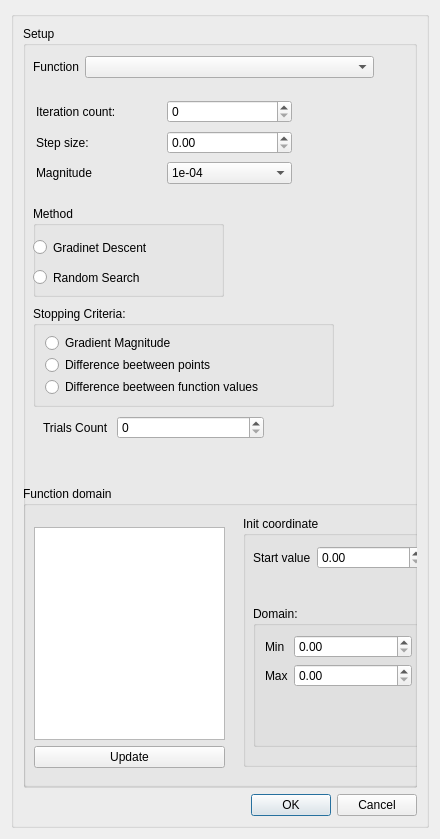
<?xml version="1.0" encoding="UTF-8"?>
<ui version="4.0">
 <class>DialogModel</class>
 <widget class="QDialog" name="DialogModel">
  <property name="enabled">
   <bool>true</bool>
  </property>
  <property name="geometry">
   <rect>
    <x>0</x>
    <y>0</y>
    <width>440</width>
    <height>839</height>
   </rect>
  </property>
  <property name="sizePolicy">
   <sizepolicy hsizetype="MinimumExpanding" vsizetype="Fixed">
    <horstretch>0</horstretch>
    <verstretch>0</verstretch>
   </sizepolicy>
  </property>
  <property name="minimumSize">
   <size>
    <width>400</width>
    <height>700</height>
   </size>
  </property>
  <property name="maximumSize">
   <size>
    <width>450</width>
    <height>850</height>
   </size>
  </property>
  <property name="windowTitle">
   <string>Setup</string>
  </property>
  <layout class="QHBoxLayout" name="horizontalLayout">
   <item>
    <widget class="QGroupBox" name="groupBox_6">
     <property name="sizePolicy">
      <sizepolicy hsizetype="Ignored" vsizetype="Ignored">
       <horstretch>0</horstretch>
       <verstretch>0</verstretch>
      </sizepolicy>
     </property>
     <property name="title">
      <string/>
     </property>
     <layout class="QVBoxLayout" name="verticalLayout_5">
      <item>
       <widget class="QGroupBox" name="groupBox_5">
        <property name="title">
         <string>Setup</string>
        </property>
        <widget class="QGroupBox" name="sc_groupbBox">
         <property name="enabled">
          <bool>true</bool>
         </property>
         <property name="geometry">
          <rect>
           <x>10</x>
           <y>280</y>
           <width>301</width>
           <height>101</height>
          </rect>
         </property>
         <property name="title">
          <string>Stopping Criteria:</string>
         </property>
         <property name="flat">
          <bool>false</bool>
         </property>
         <property name="checkable">
          <bool>false</bool>
         </property>
         <layout class="QVBoxLayout" name="verticalLayout">
          <item>
           <widget class="QRadioButton" name="rb_stop_1">
            <property name="enabled">
             <bool>true</bool>
            </property>
            <property name="text">
             <string>Gradient Magnitude</string>
            </property>
           </widget>
          </item>
          <item>
           <widget class="QRadioButton" name="rb_stop_2">
            <property name="enabled">
             <bool>true</bool>
            </property>
            <property name="text">
             <string>Difference beetween points</string>
            </property>
           </widget>
          </item>
          <item>
           <widget class="QRadioButton" name="rb_stop_3">
            <property name="text">
             <string>Difference beetween function values</string>
            </property>
           </widget>
          </item>
         </layout>
        </widget>
        <widget class="QWidget" name="formLayoutWidget">
         <property name="geometry">
          <rect>
           <x>10</x>
           <y>30</y>
           <width>341</width>
           <height>31</height>
          </rect>
         </property>
         <layout class="QFormLayout" name="formLayout">
          <item row="0" column="0">
           <widget class="QLabel" name="functionToOptimizeLabel">
            <property name="text">
             <string>Function</string>
            </property>
           </widget>
          </item>
          <item row="0" column="1">
           <widget class="QComboBox" name="comboBoxFunc"/>
          </item>
         </layout>
        </widget>
        <widget class="QWidget" name="layoutWidget">
         <property name="geometry">
          <rect>
           <x>13</x>
           <y>72</y>
           <width>256</width>
           <height>91</height>
          </rect>
         </property>
         <layout class="QGridLayout" name="gridLayout">
          <item row="0" column="0">
           <widget class="QLabel" name="label_5">
            <property name="palette">
             <palette>
              <active>
               <colorrole role="WindowText">
                <brush brushstyle="SolidPattern">
                 <color alpha="255">
                  <red>0</red>
                  <green>0</green>
                  <blue>0</blue>
                 </color>
                </brush>
               </colorrole>
               <colorrole role="Button">
                <brush brushstyle="SolidPattern">
                 <color alpha="255">
                  <red>238</red>
                  <green>238</green>
                  <blue>236</blue>
                 </color>
                </brush>
               </colorrole>
               <colorrole role="Light">
                <brush brushstyle="SolidPattern">
                 <color alpha="255">
                  <red>255</red>
                  <green>255</green>
                  <blue>255</blue>
                 </color>
                </brush>
               </colorrole>
               <colorrole role="Midlight">
                <brush brushstyle="SolidPattern">
                 <color alpha="255">
                  <red>246</red>
                  <green>246</green>
                  <blue>245</blue>
                 </color>
                </brush>
               </colorrole>
               <colorrole role="Dark">
                <brush brushstyle="SolidPattern">
                 <color alpha="255">
                  <red>119</red>
                  <green>119</green>
                  <blue>118</blue>
                 </color>
                </brush>
               </colorrole>
               <colorrole role="Mid">
                <brush brushstyle="SolidPattern">
                 <color alpha="255">
                  <red>159</red>
                  <green>159</green>
                  <blue>157</blue>
                 </color>
                </brush>
               </colorrole>
               <colorrole role="Text">
                <brush brushstyle="SolidPattern">
                 <color alpha="255">
                  <red>0</red>
                  <green>0</green>
                  <blue>0</blue>
                 </color>
                </brush>
               </colorrole>
               <colorrole role="BrightText">
                <brush brushstyle="SolidPattern">
                 <color alpha="255">
                  <red>255</red>
                  <green>255</green>
                  <blue>255</blue>
                 </color>
                </brush>
               </colorrole>
               <colorrole role="ButtonText">
                <brush brushstyle="SolidPattern">
                 <color alpha="255">
                  <red>0</red>
                  <green>0</green>
                  <blue>0</blue>
                 </color>
                </brush>
               </colorrole>
               <colorrole role="Base">
                <brush brushstyle="SolidPattern">
                 <color alpha="255">
                  <red>255</red>
                  <green>255</green>
                  <blue>255</blue>
                 </color>
                </brush>
               </colorrole>
               <colorrole role="Window">
                <brush brushstyle="SolidPattern">
                 <color alpha="255">
                  <red>238</red>
                  <green>238</green>
                  <blue>236</blue>
                 </color>
                </brush>
               </colorrole>
               <colorrole role="Shadow">
                <brush brushstyle="SolidPattern">
                 <color alpha="255">
                  <red>0</red>
                  <green>0</green>
                  <blue>0</blue>
                 </color>
                </brush>
               </colorrole>
               <colorrole role="AlternateBase">
                <brush brushstyle="SolidPattern">
                 <color alpha="255">
                  <red>246</red>
                  <green>246</green>
                  <blue>245</blue>
                 </color>
                </brush>
               </colorrole>
               <colorrole role="ToolTipBase">
                <brush brushstyle="SolidPattern">
                 <color alpha="255">
                  <red>255</red>
                  <green>255</green>
                  <blue>220</blue>
                 </color>
                </brush>
               </colorrole>
               <colorrole role="ToolTipText">
                <brush brushstyle="SolidPattern">
                 <color alpha="255">
                  <red>0</red>
                  <green>0</green>
                  <blue>0</blue>
                 </color>
                </brush>
               </colorrole>
              </active>
              <inactive>
               <colorrole role="WindowText">
                <brush brushstyle="SolidPattern">
                 <color alpha="255">
                  <red>0</red>
                  <green>0</green>
                  <blue>0</blue>
                 </color>
                </brush>
               </colorrole>
               <colorrole role="Button">
                <brush brushstyle="SolidPattern">
                 <color alpha="255">
                  <red>239</red>
                  <green>239</green>
                  <blue>239</blue>
                 </color>
                </brush>
               </colorrole>
               <colorrole role="Light">
                <brush brushstyle="SolidPattern">
                 <color alpha="255">
                  <red>255</red>
                  <green>255</green>
                  <blue>255</blue>
                 </color>
                </brush>
               </colorrole>
               <colorrole role="Midlight">
                <brush brushstyle="SolidPattern">
                 <color alpha="255">
                  <red>202</red>
                  <green>202</green>
                  <blue>202</blue>
                 </color>
                </brush>
               </colorrole>
               <colorrole role="Dark">
                <brush brushstyle="SolidPattern">
                 <color alpha="255">
                  <red>159</red>
                  <green>159</green>
                  <blue>159</blue>
                 </color>
                </brush>
               </colorrole>
               <colorrole role="Mid">
                <brush brushstyle="SolidPattern">
                 <color alpha="255">
                  <red>184</red>
                  <green>184</green>
                  <blue>184</blue>
                 </color>
                </brush>
               </colorrole>
               <colorrole role="Text">
                <brush brushstyle="SolidPattern">
                 <color alpha="255">
                  <red>0</red>
                  <green>0</green>
                  <blue>0</blue>
                 </color>
                </brush>
               </colorrole>
               <colorrole role="BrightText">
                <brush brushstyle="SolidPattern">
                 <color alpha="255">
                  <red>255</red>
                  <green>255</green>
                  <blue>255</blue>
                 </color>
                </brush>
               </colorrole>
               <colorrole role="ButtonText">
                <brush brushstyle="SolidPattern">
                 <color alpha="255">
                  <red>0</red>
                  <green>0</green>
                  <blue>0</blue>
                 </color>
                </brush>
               </colorrole>
               <colorrole role="Base">
                <brush brushstyle="SolidPattern">
                 <color alpha="255">
                  <red>255</red>
                  <green>255</green>
                  <blue>255</blue>
                 </color>
                </brush>
               </colorrole>
               <colorrole role="Window">
                <brush brushstyle="SolidPattern">
                 <color alpha="255">
                  <red>239</red>
                  <green>239</green>
                  <blue>239</blue>
                 </color>
                </brush>
               </colorrole>
               <colorrole role="Shadow">
                <brush brushstyle="SolidPattern">
                 <color alpha="255">
                  <red>118</red>
                  <green>118</green>
                  <blue>118</blue>
                 </color>
                </brush>
               </colorrole>
               <colorrole role="AlternateBase">
                <brush brushstyle="SolidPattern">
                 <color alpha="255">
                  <red>247</red>
                  <green>247</green>
                  <blue>247</blue>
                 </color>
                </brush>
               </colorrole>
               <colorrole role="ToolTipBase">
                <brush brushstyle="SolidPattern">
                 <color alpha="255">
                  <red>255</red>
                  <green>255</green>
                  <blue>220</blue>
                 </color>
                </brush>
               </colorrole>
               <colorrole role="ToolTipText">
                <brush brushstyle="SolidPattern">
                 <color alpha="255">
                  <red>0</red>
                  <green>0</green>
                  <blue>0</blue>
                 </color>
                </brush>
               </colorrole>
              </inactive>
              <disabled>
               <colorrole role="WindowText">
                <brush brushstyle="SolidPattern">
                 <color alpha="255">
                  <red>119</red>
                  <green>119</green>
                  <blue>118</blue>
                 </color>
                </brush>
               </colorrole>
               <colorrole role="Button">
                <brush brushstyle="SolidPattern">
                 <color alpha="255">
                  <red>238</red>
                  <green>238</green>
                  <blue>236</blue>
                 </color>
                </brush>
               </colorrole>
               <colorrole role="Light">
                <brush brushstyle="SolidPattern">
                 <color alpha="255">
                  <red>255</red>
                  <green>255</green>
                  <blue>255</blue>
                 </color>
                </brush>
               </colorrole>
               <colorrole role="Midlight">
                <brush brushstyle="SolidPattern">
                 <color alpha="255">
                  <red>246</red>
                  <green>246</green>
                  <blue>245</blue>
                 </color>
                </brush>
               </colorrole>
               <colorrole role="Dark">
                <brush brushstyle="SolidPattern">
                 <color alpha="255">
                  <red>119</red>
                  <green>119</green>
                  <blue>118</blue>
                 </color>
                </brush>
               </colorrole>
               <colorrole role="Mid">
                <brush brushstyle="SolidPattern">
                 <color alpha="255">
                  <red>159</red>
                  <green>159</green>
                  <blue>157</blue>
                 </color>
                </brush>
               </colorrole>
               <colorrole role="Text">
                <brush brushstyle="SolidPattern">
                 <color alpha="255">
                  <red>119</red>
                  <green>119</green>
                  <blue>118</blue>
                 </color>
                </brush>
               </colorrole>
               <colorrole role="BrightText">
                <brush brushstyle="SolidPattern">
                 <color alpha="255">
                  <red>255</red>
                  <green>255</green>
                  <blue>255</blue>
                 </color>
                </brush>
               </colorrole>
               <colorrole role="ButtonText">
                <brush brushstyle="SolidPattern">
                 <color alpha="255">
                  <red>119</red>
                  <green>119</green>
                  <blue>118</blue>
                 </color>
                </brush>
               </colorrole>
               <colorrole role="Base">
                <brush brushstyle="SolidPattern">
                 <color alpha="255">
                  <red>238</red>
                  <green>238</green>
                  <blue>236</blue>
                 </color>
                </brush>
               </colorrole>
               <colorrole role="Window">
                <brush brushstyle="SolidPattern">
                 <color alpha="255">
                  <red>238</red>
                  <green>238</green>
                  <blue>236</blue>
                 </color>
                </brush>
               </colorrole>
               <colorrole role="Shadow">
                <brush brushstyle="SolidPattern">
                 <color alpha="255">
                  <red>177</red>
                  <green>177</green>
                  <blue>177</blue>
                 </color>
                </brush>
               </colorrole>
               <colorrole role="AlternateBase">
                <brush brushstyle="SolidPattern">
                 <color alpha="255">
                  <red>247</red>
                  <green>247</green>
                  <blue>247</blue>
                 </color>
                </brush>
               </colorrole>
               <colorrole role="ToolTipBase">
                <brush brushstyle="SolidPattern">
                 <color alpha="255">
                  <red>255</red>
                  <green>255</green>
                  <blue>220</blue>
                 </color>
                </brush>
               </colorrole>
               <colorrole role="ToolTipText">
                <brush brushstyle="SolidPattern">
                 <color alpha="255">
                  <red>0</red>
                  <green>0</green>
                  <blue>0</blue>
                 </color>
                </brush>
               </colorrole>
              </disabled>
             </palette>
            </property>
            <property name="text">
             <string>Iteration count:</string>
            </property>
           </widget>
          </item>
          <item row="1" column="0">
           <widget class="QLabel" name="label_6">
            <property name="text">
             <string>Step size: </string>
            </property>
           </widget>
          </item>
          <item row="2" column="0">
           <widget class="QLabel" name="magnitudeLabel">
            <property name="text">
             <string>Magnitude</string>
            </property>
           </widget>
          </item>
          <item row="1" column="1">
           <widget class="QDoubleSpinBox" name="sb_alpha"/>
          </item>
          <item row="0" column="1">
           <widget class="QSpinBox" name="sb_iterCount"/>
          </item>
          <item row="2" column="1">
           <widget class="QComboBox" name="cb_magnitude">
            <item>
             <property name="text">
              <string>1e-04</string>
             </property>
            </item>
            <item>
             <property name="text">
              <string>1e-05</string>
             </property>
            </item>
            <item>
             <property name="text">
              <string>1e-06</string>
             </property>
            </item>
            <item>
             <property name="text">
              <string>1e-07</string>
             </property>
            </item>
            <item>
             <property name="text">
              <string>1e-08</string>
             </property>
            </item>
            <item>
             <property name="text">
              <string>1e-09</string>
             </property>
            </item>
            <item>
             <property name="text">
              <string>1e-10</string>
             </property>
            </item>
            <item>
             <property name="text">
              <string>1e-11</string>
             </property>
            </item>
            <item>
             <property name="text">
              <string>1e-12</string>
             </property>
            </item>
            <item>
             <property name="text">
              <string>1e-13</string>
             </property>
            </item>
            <item>
             <property name="text">
              <string>1e-14</string>
             </property>
            </item>
           </widget>
          </item>
         </layout>
        </widget>
        <widget class="QGroupBox" name="groupBox_2">
         <property name="geometry">
          <rect>
           <x>0</x>
           <y>460</y>
           <width>401</width>
           <height>301</height>
          </rect>
         </property>
         <property name="title">
          <string>Function domain</string>
         </property>
         <widget class="QGroupBox" name="groupBox_4">
          <property name="geometry">
           <rect>
            <x>220</x>
            <y>30</y>
            <width>181</width>
            <height>251</height>
           </rect>
          </property>
          <property name="title">
           <string>Init coordinate</string>
          </property>
          <widget class="QWidget" name="formLayoutWidget_3">
           <property name="geometry">
            <rect>
             <x>10</x>
             <y>30</y>
             <width>171</width>
             <height>31</height>
            </rect>
           </property>
           <layout class="QFormLayout" name="formLayout_3">
            <item row="0" column="0">
             <widget class="QLabel" name="startValueLabel">
              <property name="text">
               <string>Start value</string>
              </property>
             </widget>
            </item>
            <item row="0" column="1">
             <widget class="QDoubleSpinBox" name="startValueDoubleSpinBox"/>
            </item>
           </layout>
          </widget>
          <widget class="QGroupBox" name="groupBox_3">
           <property name="geometry">
            <rect>
             <x>10</x>
             <y>90</y>
             <width>171</width>
             <height>141</height>
            </rect>
           </property>
           <property name="title">
            <string>Domain:</string>
           </property>
           <layout class="QVBoxLayout" name="verticalLayout_2">
            <item>
             <layout class="QFormLayout" name="formLayout_2">
              <item row="0" column="0">
               <widget class="QLabel" name="minLabel">
                <property name="text">
                 <string>Min</string>
                </property>
               </widget>
              </item>
              <item row="0" column="1">
               <widget class="QDoubleSpinBox" name="minDoubleSpinBox"/>
              </item>
              <item row="1" column="0">
               <widget class="QLabel" name="maxLabel">
                <property name="text">
                 <string>Max</string>
                </property>
               </widget>
              </item>
              <item row="1" column="1">
               <widget class="QDoubleSpinBox" name="maxDoubleSpinBox"/>
              </item>
             </layout>
            </item>
           </layout>
          </widget>
         </widget>
         <widget class="QWidget" name="layoutWidget">
          <property name="geometry">
           <rect>
            <x>11</x>
            <y>41</y>
            <width>191</width>
            <height>241</height>
           </rect>
          </property>
          <layout class="QVBoxLayout" name="verticalLayout_3">
           <item>
            <widget class="QListWidget" name="list_start_coords">
             <property name="sizePolicy">
              <sizepolicy hsizetype="Preferred" vsizetype="Expanding">
               <horstretch>0</horstretch>
               <verstretch>0</verstretch>
              </sizepolicy>
             </property>
            </widget>
           </item>
           <item>
            <widget class="QPushButton" name="btn_save">
             <property name="text">
              <string>Update</string>
             </property>
            </widget>
           </item>
          </layout>
         </widget>
        </widget>
        <widget class="QGroupBox" name="groupBox_7">
         <property name="geometry">
          <rect>
           <x>10</x>
           <y>180</y>
           <width>191</width>
           <height>91</height>
          </rect>
         </property>
         <property name="title">
          <string>Method</string>
         </property>
         <widget class="QRadioButton" name="rb_gd">
          <property name="enabled">
           <bool>true</bool>
          </property>
          <property name="geometry">
           <rect>
            <x>0</x>
            <y>30</y>
            <width>151</width>
            <height>23</height>
           </rect>
          </property>
          <property name="text">
           <string>Gradinet Descent</string>
          </property>
         </widget>
         <widget class="QRadioButton" name="rb_rs">
          <property name="geometry">
           <rect>
            <x>0</x>
            <y>60</y>
            <width>131</width>
            <height>23</height>
           </rect>
          </property>
          <property name="text">
           <string>Random Search</string>
          </property>
         </widget>
        </widget>
        <widget class="QWidget" name="formLayoutWidget_2">
         <property name="geometry">
          <rect>
           <x>20</x>
           <y>390</y>
           <width>221</width>
           <height>31</height>
          </rect>
         </property>
         <layout class="QFormLayout" name="formLayout_4">
          <item row="0" column="0">
           <widget class="QLabel" name="trialsCountLabel">
            <property name="text">
             <string>Trials Count </string>
            </property>
           </widget>
          </item>
          <item row="0" column="1">
           <widget class="QSpinBox" name="trialsCountSpinBox">
            <property name="enabled">
             <bool>true</bool>
            </property>
           </widget>
          </item>
         </layout>
        </widget>
       </widget>
      </item>
      <item>
       <widget class="QDialogButtonBox" name="buttonBox">
        <property name="orientation">
         <enum>Qt::Horizontal</enum>
        </property>
        <property name="standardButtons">
         <set>QDialogButtonBox::Cancel|QDialogButtonBox::Ok</set>
        </property>
       </widget>
      </item>
     </layout>
    </widget>
   </item>
  </layout>
 </widget>
 <resources/>
 <connections>
  <connection>
   <sender>buttonBox</sender>
   <signal>accepted()</signal>
   <receiver>DialogModel</receiver>
   <slot>accept()</slot>
   <hints>
    <hint type="sourcelabel">
     <x>248</x>
     <y>254</y>
    </hint>
    <hint type="destinationlabel">
     <x>157</x>
     <y>274</y>
    </hint>
   </hints>
  </connection>
  <connection>
   <sender>buttonBox</sender>
   <signal>rejected()</signal>
   <receiver>DialogModel</receiver>
   <slot>reject()</slot>
   <hints>
    <hint type="sourcelabel">
     <x>316</x>
     <y>260</y>
    </hint>
    <hint type="destinationlabel">
     <x>286</x>
     <y>274</y>
    </hint>
   </hints>
  </connection>
 </connections>
</ui>
